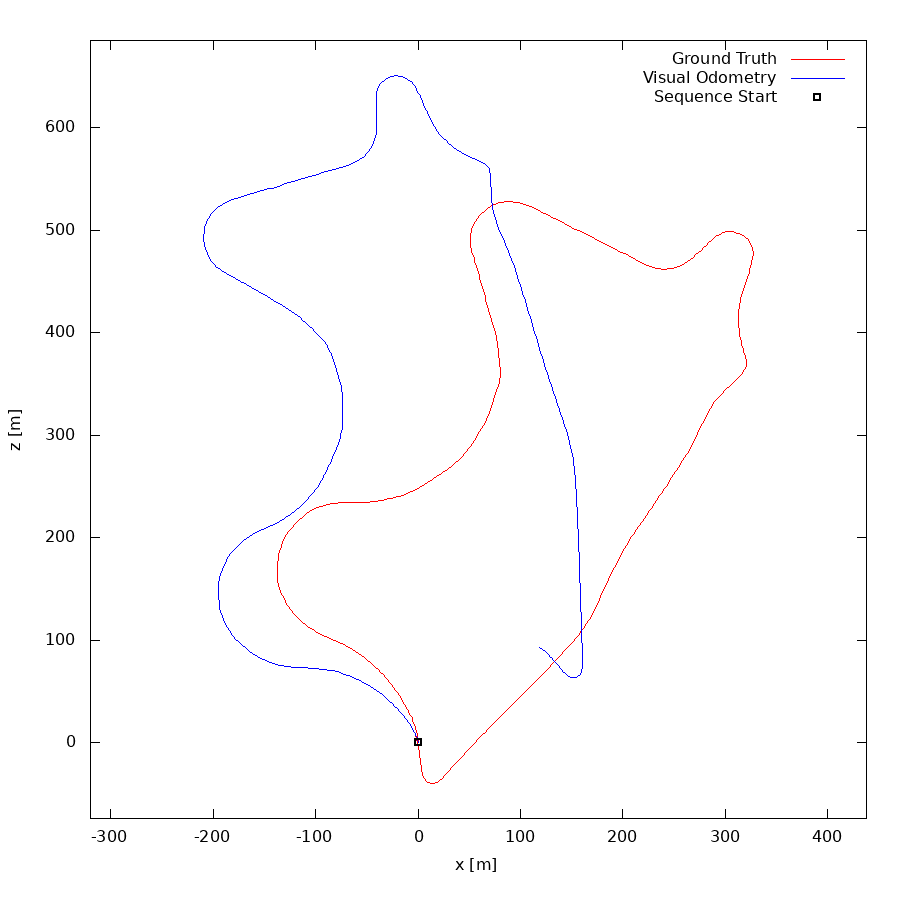

Reproduce this figure in gnuplot.
set term postscript eps enhanced color
set output "09.eps"
set size ratio -1
set xrange [-320:438]
set yrange [-74:685]
set xlabel "x [m]"
set ylabel "z [m]"
plot "09.txt" using 1:2 lc rgb "#FF0000" title 'Ground Truth' w lines,"09.txt" using 3:4 lc rgb "#0000FF" title 'Visual Odometry' w lines,"< head -1 09.txt" using 1:2 lc rgb "#000000" pt 4 ps 1 lw 2 title 'Sequence Start' w points
